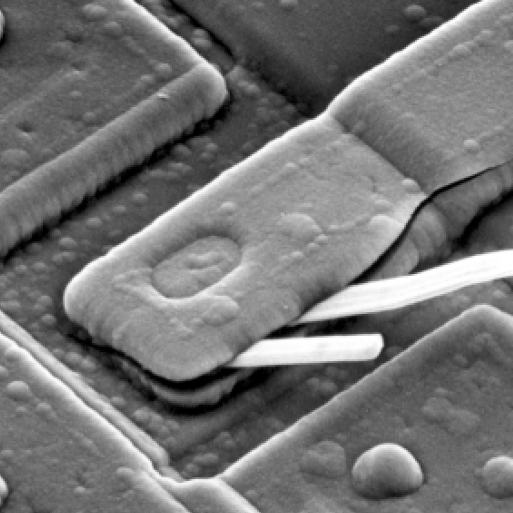
%> input picture proj4-1/Fig0431(d).tif, 1026 x 1026 px (shown at 1/2 size)
$ octave main.m   (GNU Octave 9; MATLAB toolbox functions it lacks are replaced by stand-ins)
%> lines starting %> are read from the running program, lines starting %| are printed output that depends on the picture
### proj4-1/myFFT2.m
function output = myFFT2(input)
    [M,N] = size(input);
    wM = zeros(M,N);
    wN = zeros(M,N);
   for u = 0 : M-1
       for x = 0 : M-1
           wM(u+1, x+1) = exp(-2 * pi * 1i / M * x * u);
       end
   end
   for v = 0 : N-1
       for y = 0 : N-1
           wN(y+1, v+1) = exp(-2 * pi * 1i / N * y * v);
       end
   end
   output = wM * input * wN;
end

### proj4-1/myGLPF.m
function output = myGLPF(D0, M, N)
    output = zeros(M,N);
    for u = 1:M
        for v = 1:N
            output(u,v) = exp(-((u-M/2)^2+(v-N/2)^2)/2/D0/D0);
        end
    end
end

### proj4-1/myIFFT2.m
function output = myIFFT2(input)
    [M,N] = size(input);
    wM = zeros(M,N);
    wN = zeros(M,N);
   for x = 0 : (M - 1)
       for u = 0 : (M - 1)
           wM(x+1, u+1) = exp(2 * pi * 1i / M * x * u);
       end
   end
   for y = 0 : (N - 1)
       for v = 0 : (N - 1)
           wN(v+1, y+1) = exp(2 * pi * 1i / N * y * v);
       end
   end
   output = wM * input * wN ./ M ./ N;
end

### proj4-1/main.m
%% Input Image
clear;
close all;
inputImage = imread('Fig0431(d).tif');
%> inputImage is the input picture: size 1026x1026 uint8; min 0, max 255, mean 115.6
inputImage = im2single(inputImage);
%> inputImage: size 1026x1026 single
inputImage = imresize(inputImage,0.25);
%> inputImage: size 257x257 single
[M, N] = size(inputImage);
%> M = 257; N = 257
subplot(3, 3, 1); imshow(inputImage); title('input')
%% Do padding
pad_Image = padarray(inputImage, [M N], 0, 'post');
subplot(3, 3, 2); imshow(pad_Image); title('Padding_Image')
%% Do shift

m_Image = zeros(2*M,2*N);
for x = 0 : 2*M - 1
    for y = 0 : 2*N-1
        m_Image(x+1,y+1) = pad_Image(x+1,y+1) * (-1)^(x+y);
    end
end
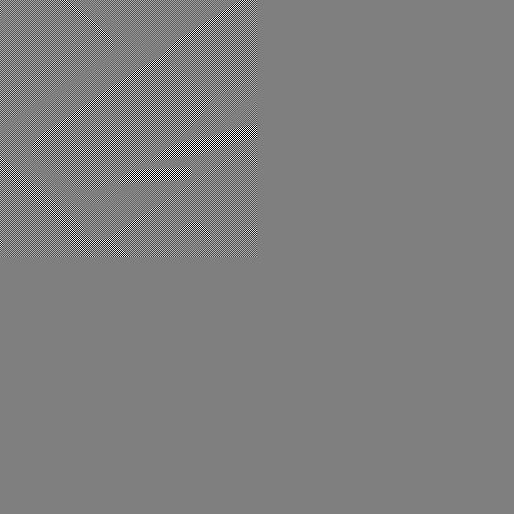
%> m_Image: size 514x514 double; min -1.01, max 1.01, mean 1.3e-06; drawn with min black and max white
subplot(3, 3, 3); imshow(m_Image); title('Multiply (-1)^(x+y)')
%> after `imshow(m_Image)`:
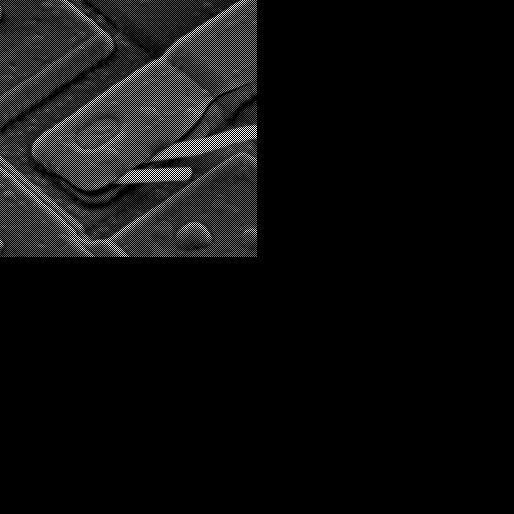
%> displayed picture: size 514x514, on the screen's scale of 0 to 255; min 0, max 255, mean 14.4

%%  do FFT2
%input_f = myDFT2(m_Image);
input_f = myFFT2(m_Image);
%% spectrum of P
spec = log(abs(input_f) + 1);
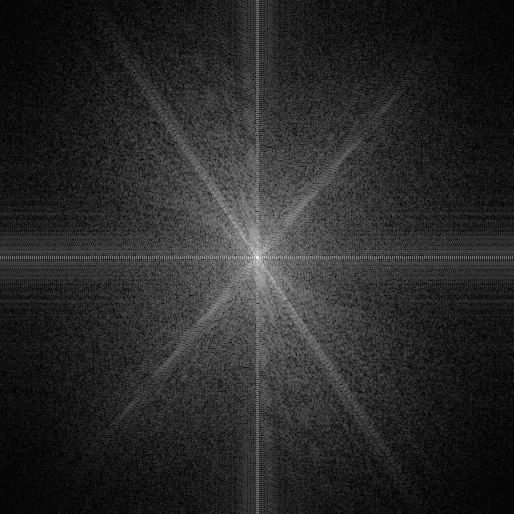
%> spec: size 514x514 double; min 0.00381, max 10.31, mean 1.66; drawn with min black and max white
spec = im2gray(spec/max(spec(:)));
subplot(3, 3, 4); imshow(spec); title('DFT')
%% spectrum of H
H = myGLPF(20, 2*M, 2*N);
%> after the loop in myGLPF, `for u = 1:M`:
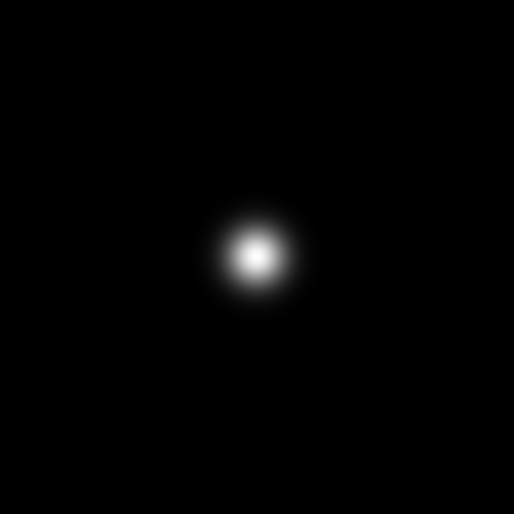
%> output: size 514x514 double; min 1.94e-72, max 1, mean 0.00951
GLPF = log(abs(H) + 1);
GLPF = im2gray(GLPF/max(GLPF(:)));
subplot(3, 3, 5); imshow(GLPF); title('H')
%% spectrum of HP
HP = input_f .* H;
HP_s = log(abs(HP) + 1);
HP_s = im2gray(HP_s/max(HP_s(:)));
subplot(3, 3, 6); imshow(HP_s); title('HP')
%% Do IFFT2
%output_p = myIDFT2(HP);
output_p = myIFFT2(HP);
%% return to spatial
for x = 0 : 2*M-1
    for y = 0 : 2*N-1
        output_p(x+1,y+1) = real(output_p(x+1,y+1)*(-1)^(x+y));
    end
end
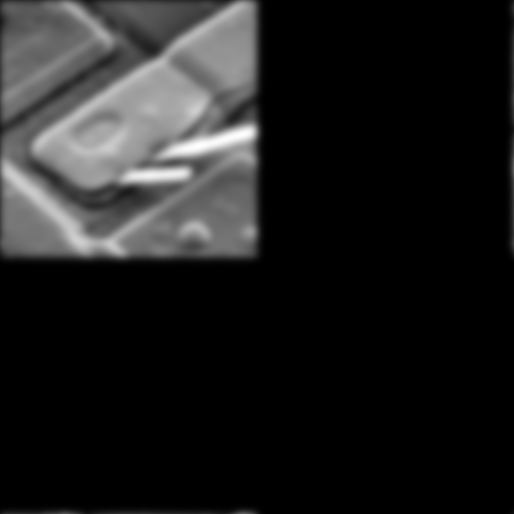
%> output_p: size 514x514 double; min -3.11e-14, max 0.935, mean 0.113; drawn with min black and max white
subplot(3, 3, 7); imshow(output_p); title('g')
%% find answer
outputImage = zeros(M,N);
for x = 1 : M
    for y = 1 : N
        outputImage(x,y) = output_p(x,y);
    end
end
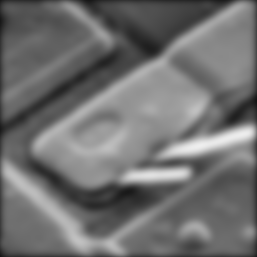
%> outputImage: size 257x257 double; min 0.0813, max 0.935, mean 0.441
subplot(3, 3, 8); imshow(outputImage); title('g')
%> after `title('g')`:
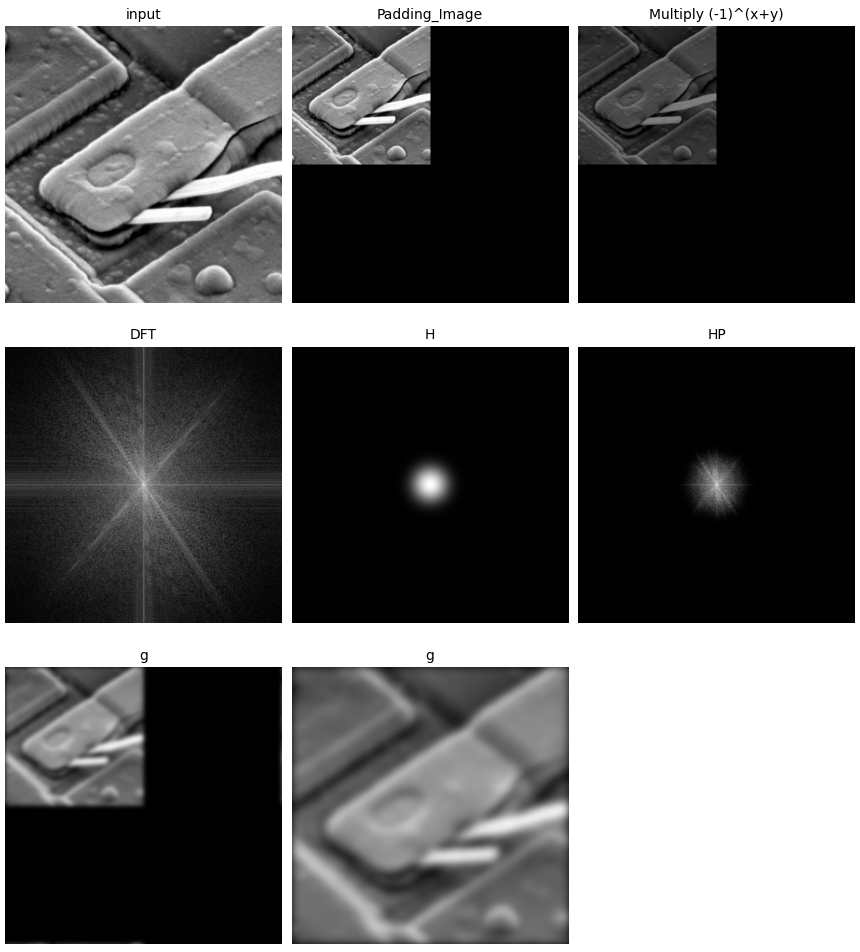
%> figure redrawn from the program's plot data, 8 panels
